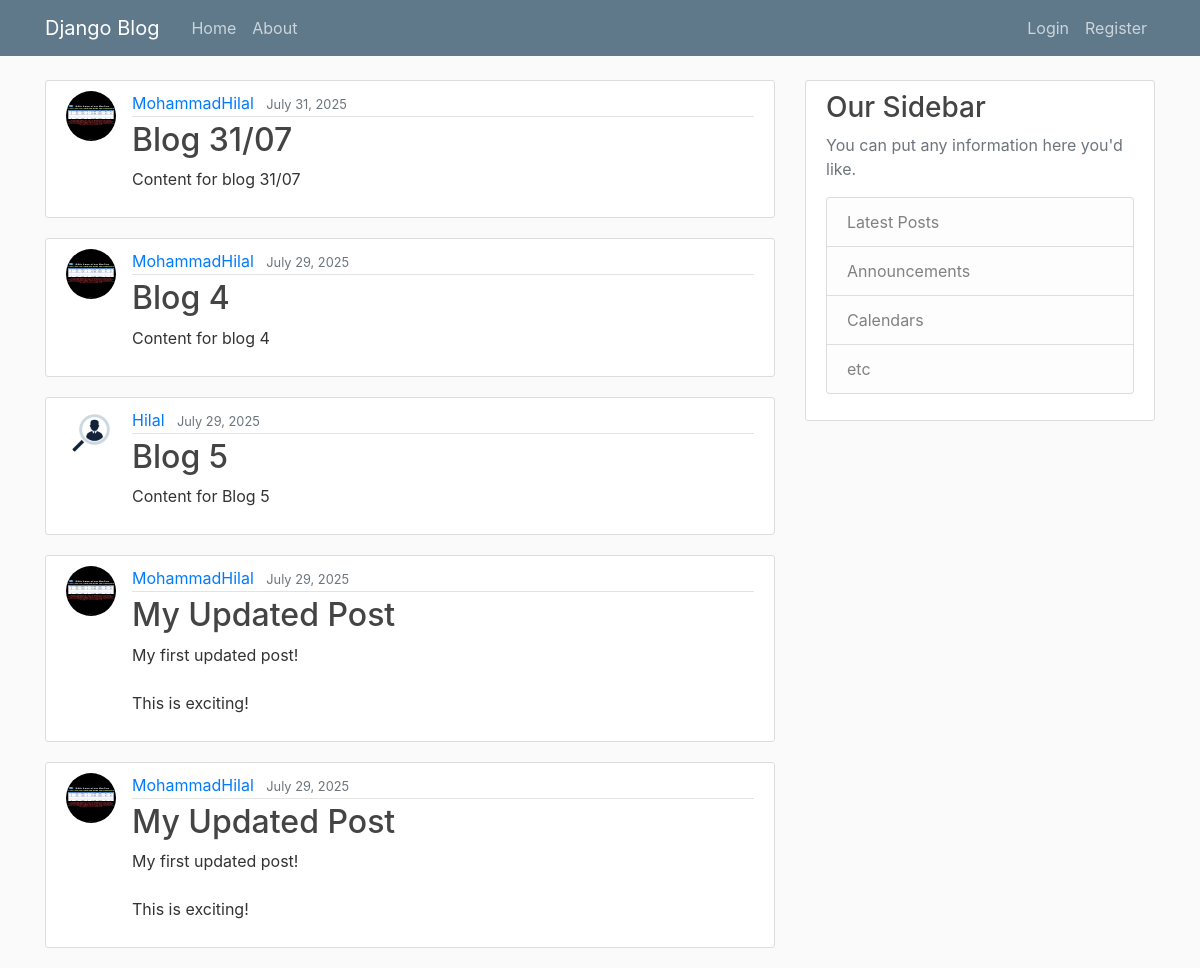
The page / on the database its author committed.
### blog/models.py (models this page shows, shortened)
class Post(models.Model):
    title = models.CharField(max_length=200)
    content = models.TextField()
    date_posted = models.DateField(default=timezone.now)
    author = models.ForeignKey(User, on_delete=models.CASCADE)

### users/models.py (models this page shows, shortened)
class Profile(models.Model):
    user = models.OneToOneField(User, on_delete=models.CASCADE)
    image = models.ImageField(default='default.jpg', upload_to='profile_pics')

### blog/views.py (the view)
# urls.py: path("", PostListview.as_view(), name="blog-home"),
class PostListview(ListView):
    model = Post
    template_name = "blog/home.html"
    context_object_name = "posts"
    paginate_by = 5
    def get_queryset(self):
        query = self.request.GET.get('q')
        if query:
            return Post.objects.filter(title__icontains=query).order_by('-date_posted')
        return Post.objects.all().order_by('-date_posted')
    def get_context_data(self, **kwargs):
        context = super().get_context_data(**kwargs)
        context['query'] = self.request.GET.get('q', '')
        return context

### blog/templates/blog/home.html (shortened to what this page needs)
{%extends "blog/base.html"%}
{% block content %}
    {% for post in posts %}
        <article class="media content-section">
          <img class="rounded-circle article-img" src="{{ post.author.profile.image.url }}" alt="Author Image" style="width: 50px; height: 50px;">
          <div class="media-body">
            <div class="article-metadata">
              <a class="mr-2" href="#">{{ post.author }}</a>
              <small class="text-muted">{{ post.date_posted|date:"F d, Y"}}</small>
            </div>
            <h2><a class="article-title" href="{% url 'post-detail' post.id %}">{{ post.title }}</a></h2>
            <p class="article-content">{{ post.content }}</p>
          </div>
        </article>
    {% endfor %}
{% endblock content%}

### blog/static/blog/main.css (style rules this page uses)
body { background: #fafafa; color: #333333; margin-top: 5rem; }
h1, h2, h3, h4, h5, h6 { color: #444444; }
.content-section { background: #ffffff; padding: 10px 20px; border: 1px solid #dddddd; border-radius: 3px; margin-bottom: 20px; }
.article-title { color: #444444; }
.article-content { white-space: pre-line; }
.article-img { height: 65px; width: 65px; margin-right: 16px; }
.article-metadata { padding-bottom: 1px; margin-bottom: 4px; border-bottom: 1px solid #e3e3e3 }

### rows shown on the page
Post: author.profile.image (picture), author "MohammadHilal", date_posted "July 31, 2025", title "Blog 31/07", content "Content for blog 31/07"
Post: author.profile.image (picture), author "MohammadHilal", date_posted "July 29, 2025", title "Blog 4", content "Content for blog 4"
Post: author.profile.image (placeholder picture), author "Hilal", date_posted "July 29, 2025", title "Blog 5", content "Content for Blog 5"
Post: author.profile.image (picture), author "MohammadHilal", date_posted "July 29, 2025", title "My Updated Post", content "My first updated post! This is exciting!"
Post: author.profile.image (picture), author "MohammadHilal", date_posted "July 29, 2025", title "My Updated Post", content "My first updated post! This is exciting!"
